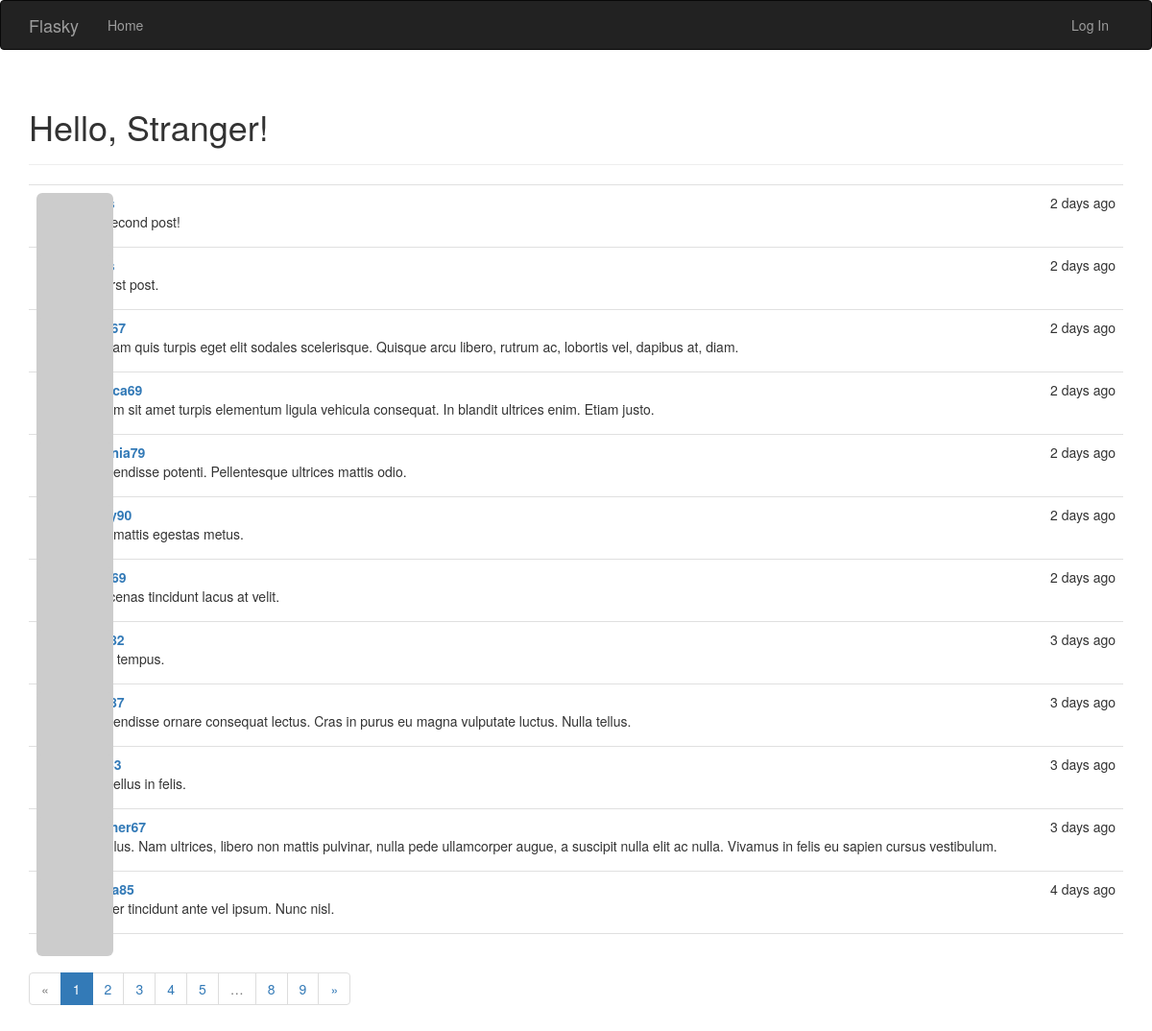
Before: / with the older database file.
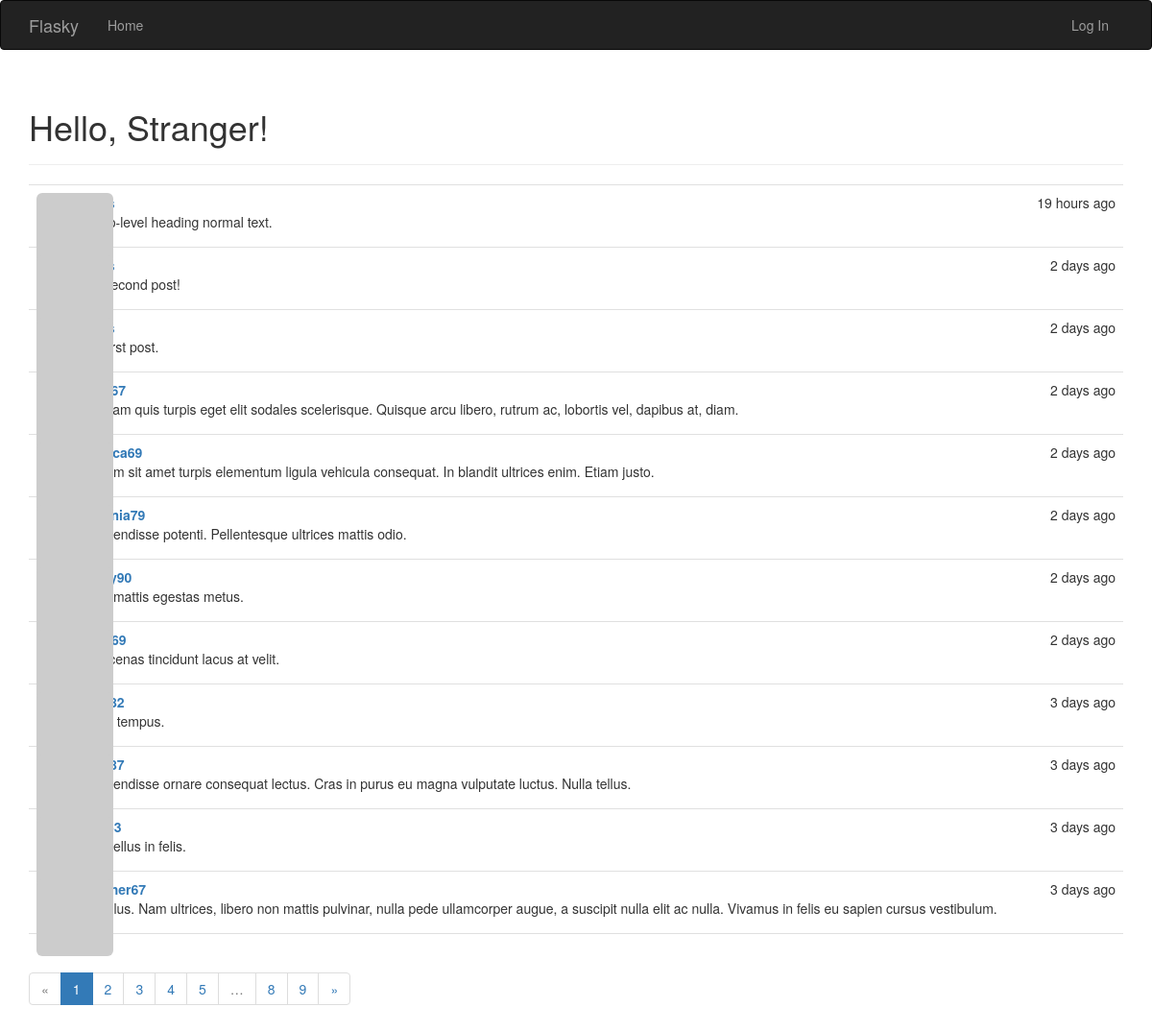
After: the same page with the newer database file.
### app/models.py (models this page shows, shortened)
class Post(db.Model):
    __tablename__ = 'posts'
    id = db.Column(db.Integer, primary_key=True)
    body = db.Column(db.Text)
    timestamp = db.Column(db.DateTime, index=True, default=datetime.utcnow)
    author_id = db.Column(db.Integer, db.ForeignKey('users.id'))

class User(UserMixin, db.Model):
    __tablename__ = 'users'
    id = db.Column(db.Integer, primary_key=True)
    email = db.Column(db.String(64), unique=True, index=True)
    username = db.Column(db.String(64), unique=True, index=True)
    password_hash = db.Column(db.String(128))
    role_id = db.Column(db.Integer, db.ForeignKey('roles.id'))
    password_hash = db.Column(db.String(128))
    confirmed = db.Column(db.Boolean, default=False)
    name = db.Column(db.String(64))
    location = db.Column(db.String(64))
    about_me = db.Column(db.Text())
    member_since = db.Column(db.DateTime(), default=datetime.utcnow)
    last_seen = db.Column(db.DateTime(), default=datetime.utcnow)
    posts = db.relationship('Post', backref='author', lazy='dynamic')
    @property
    def password(self):
        raise AttributeError('password is not readable attribute')
    def gravatar(self, size=100, default='identicon', rating='g'):
        if request.is_secure:
            url = 'https://secure.gravatar.com/avatar'
        else:
            url = 'http://www.gravatar.com/avatar'
        hash = hashlib.md5(self.email.encode('utf-8')).hexdigest()
        return '{url}/{hash}?s={size}&d={default}&r={rating}'.format(
            url=url, hash=hash, size=size, default=default, rating=rating)

### app/main/views.py (the view)
@main.route('/', methods=['GET', 'POST'])
def index():
    form = PostForm()
    if current_user.can(Permission.WRITE_ARTICLES) and \
            form.validate_on_submit():
        post = Post(body=form.body.data,
                    author=current_user._get_current_object())
        db.session.add(post)
        return redirect(url_for('.index'))
    page = request.args.get('page', 1, type=int)
    pagination = Post.query.order_by(Post.timestamp.desc()).paginate(
      page, per_page=current_app.config['FLASKY_POSTS_PER_PAGE'],
      error_out=False)
    posts = pagination.items
    return render_template('index.html', form=form, posts=posts,
                           pagination=pagination)

### app/auth/views.py (called while the page is built)
@auth.before_app_request
def before_request():
    if current_user.is_authenticated:
        current_user.ping()
        if not current_user.confirmed \
        and request.endpoint[:5] != 'auth.':
            return redirect(url_for('auth.unconfirmed'))

### app/main/__init__.py (called while the page is built)
@main.app_context_processor
def inject_permissions():
    return dict(Permission=Permission)

### app/models.py (called while the page is built)
    def can(self, permissions):
        return False

### app/templates/index.html (shortened to what this page needs)
{% extends "base.html" %}
{% import "bootstrap/wtf.html" as wtf %}
{% import "_macros.html" as macros %}
{% block page_content %}
<div class="page-header">
    <h1>Hello, {% if current_user.is_authenticated %}{{ current_user.username }}{% else %}Stranger{% endif %}!</h1>
</div>
{% include '_posts.html' %}
{% if pagination %}
<div class="pagination">
    {{ macros.pagination_widget(pagination, '.index') }}
</div>
{% endif %}
{% endblock %}

### app/templates/_posts.html
<ul class="posts">
    {% for post in posts %}
    <li class="post">
        <div class="post-thumbnail">
            <a href="{{ url_for('.user', username=post.author.username) }}">
                <img class="img-rounded profile-thumbnail" src="{{ post.author.gravatar(size=40) }}">
            </a>
        </div>
        <div class="post-content">
            <div class="post-date">{{ moment(post.timestamp).fromNow() }}</div>
            <div class="post-author"><a href="{{ url_for('.user', username=post.author.username) }}">{{ post.author.username }}</a></div>
            <div class="post-body">{{ post.body }}</div>
        </div>
    </li>
    {% endfor %}
</ul>

Changed rows visible on the page:
no longer on this page (row unchanged): Post: timestamp "4 days ago", body "Integer tincidunt ante vel ipsum. Nunc nisl."
added Post: timestamp "19 hours ago", body "# Top-level heading normal text."
